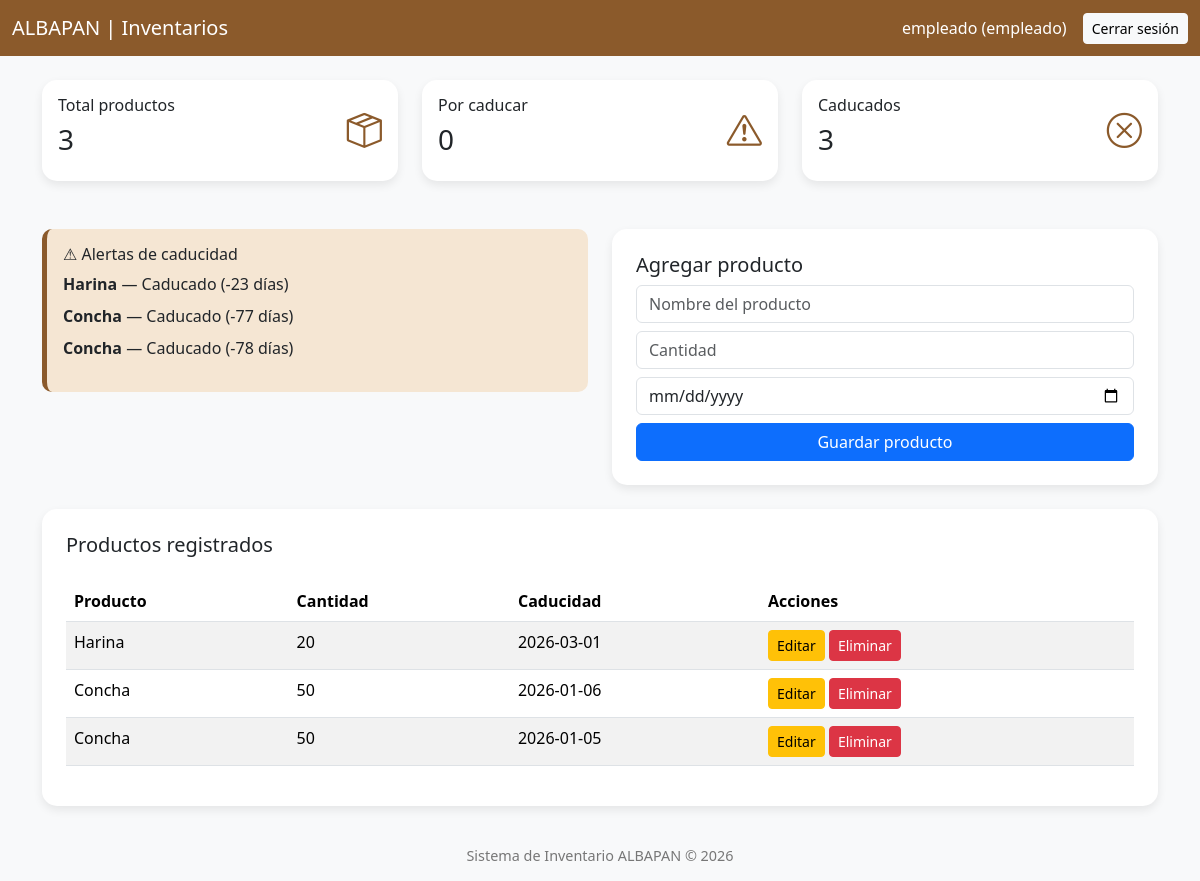
/dashboard.php (signed in), run on the app's committed database.
### tables this page shows
CREATE TABLE `productos` (
  `id_producto` int(11) NOT NULL,
  `nombre` varchar(100) NOT NULL,
  `id_categoria` int(11) DEFAULT NULL,
  `cantidad` int(11) NOT NULL,
  `fecha_caducidad` date NOT NULL,
  `precio` decimal(10,2) DEFAULT NULL,
  `fecha_registro` timestamp NOT NULL DEFAULT current_timestamp()
);

### dashboard.php (the view, shortened to what this page needs)
<?php
include("php/conexion.php");
$resultado = mysqli_query($conexion, "SELECT * FROM productos");
$alertas = mysqli_query(
    $conexion,
    "SELECT nombre, fecha_caducidad,
     DATEDIFF(fecha_caducidad, CURDATE()) AS dias
     FROM productos
     WHERE fecha_caducidad <= DATE_ADD(CURDATE(), INTERVAL 5 DAY)"
);
$totalProductos = mysqli_fetch_assoc(
    mysqli_query($conexion, "SELECT COUNT(*) AS total FROM productos")
)['total'];
$porCaducar = mysqli_fetch_assoc(
    mysqli_query($conexion,
        "SELECT COUNT(*) AS total
         FROM productos
         WHERE fecha_caducidad BETWEEN CURDATE() AND DATE_ADD(CURDATE(), INTERVAL 5 DAY)"
    )
)['total'];
$caducados = mysqli_fetch_assoc(
    mysqli_query($conexion,
        "SELECT COUNT(*) AS total
         FROM productos
         WHERE fecha_caducidad < CURDATE()"
    )
)['total'];
?>
<!DOCTYPE html>
<html lang="es">
<head>
    <link href="https://cdn.jsdelivr.net/npm/bootstrap@5.3.2/dist/css/bootstrap.min.css" rel="stylesheet">
    <link href="https://cdn.jsdelivr.net/npm/bootstrap-icons/font/bootstrap-icons.css" rel="stylesheet">
</head>
<body>
<nav class="navbar navbar-expand-lg">
    <div class="container-fluid">
        <a class="navbar-brand" href="#">ALBAPAN | Inventarios</a>
        <div class="ms-auto d-flex align-items-center">
            <span class="text-white me-3">
                <?php echo $_SESSION['usuario']; ?> (<?php echo $_SESSION['rol']; ?>)
            </span>
            <a href="logout.php" class="btn btn-light btn-sm">Cerrar sesión</a>
        </div>
    </div>
</nav>
<div class="container mt-4">
<div class="row g-4">
    <div class="col-md-4">
        <div class="card p-3">
            <div class="d-flex justify-content-between align-items-center">
                <div>
                    <h6>Total productos</h6>
                    <h3><?php echo $totalProductos; ?></h3>
                </div>
                <i class="bi bi-box-seam icon"></i>
            </div>
        </div>
    </div>
    <div class="col-md-4">
        <div class="card p-3">
            <div class="d-flex justify-content-between align-items-center">
                <div>
                    <h6>Por caducar</h6>
                    <h3><?php echo $porCaducar; ?></h3>
                </div>
                <i class="bi bi-exclamation-triangle icon"></i>
            </div>
        </div>
    </div>
    <div class="col-md-4">
        <div class="card p-3">
            <div class="d-flex justify-content-between align-items-center">
                <div>
                    <h6>Caducados</h6>
                    <h3><?php echo $caducados; ?></h3>
                </div>
                <i class="bi bi-x-circle icon"></i>
            </div>
        </div>
    </div>
</div>
<div class="row mt-4 g-4">
    <div class="col-md-6">
        <div class="alert-box p-3">
            <h6>⚠ Alertas de caducidad</h6>
            <?php if (mysqli_num_rows($alertas) > 0) { ?>
               <ul class="list-unstyled mt-2">
<?php while($a = mysqli_fetch_assoc($alertas)) {
    if ($a['dias'] < 0) {
        $texto = "Caducado";
    } elseif ($a['dias'] <= 5) {
        $color = "amarillo";
        $texto = "Por caducar";
    } else {
        $color = "verde";
        $texto = "Vigente";
    }
?>
    <li class="mb-2">
        <strong><?php echo $a['nombre']; ?></strong>
        — <?php echo $texto; ?> (<?php echo $a['dias']; ?> días)
    </li>
<?php } ?>
</ul>
            <?php } else { ?>
                <p>No hay productos próximos a caducar.</p>
            <?php } ?>
        </div>
    </div>
    <div class="col-md-6">
        <div class="card p-4">
            <h5>Agregar producto</h5>
            <form action="php/guardar_producto.php" method="POST">
                <input class="form-control mb-2" type="text" name="nombre" placeholder="Nombre del producto" required>
                <input class="form-control mb-2" type="number" name="cantidad" placeholder="Cantidad" required>
                <input class="form-control mb-2" type="date" name="fecha_caducidad" required>
                <button class="btn btn-primary w-100">Guardar producto</button>
            </form>
        </div>
    </div>
</div>
<div class="card mt-4 p-4">
    <h5>Productos registrados</h5>
    <table class="table table-striped mt-3">
        <thead>
            <tr>
                <th>Producto</th>
                <th>Cantidad</th>
                <th>Caducidad</th>
                <th>Acciones</th>
            </tr>
        </thead>
        <tbody>
        <?php while($row = mysqli_fetch_assoc($resultado)) { ?>
            <tr>
                <td><?php echo $row['nombre']; ?></td>
                <td><?php echo $row['cantidad']; ?></td>
                <td><?php echo $row['fecha_caducidad']; ?></td>
                <td>
                    <a href="editar_producto.php?id=<?php echo $row['id_producto']; ?>" class="btn btn-sm btn-warning">Editar</a>
                    <a href="php/eliminar_producto.php?id=<?php echo $row['id_producto']; ?>"
                       onclick="return confirm('¿Seguro que deseas eliminar este producto?');"
                       class="btn btn-sm btn-danger">
                       Eliminar
                    </a>
                </td>
            </tr>
        <?php } ?>
        </tbody>
    </table>
</div>
</div>
<footer class="mt-4">
    Sistema de Inventario ALBAPAN © 2026
</footer>
</body>
</html>

### dashboard.php (style rules this page uses)
:root { --color-principal:#8B5A2B; --color-secundario:#F5E6D3; --color-fondo:#f8f9fa; }
body { background:var(--color-fondo); font-family:'Segoe UI', sans-serif; }
.navbar { background:var(--color-principal); }
.navbar-brand, .nav-link { color:white !important; }
.card { border:none; border-radius:15px; box-shadow:0 4px 10px rgba(0,0,0,0.08); }
.icon { font-size:2.2rem; color:var(--color-principal); }
.alert-box { background:var(--color-secundario); border-left:5px solid var(--color-principal); border-radius:10px; }
footer { text-align:center; padding:15px; color:#777; font-size:0.9rem; }

### data on the page
productos: nombre "Harina", texto "Caducado", dias "-23", cantidad "20", fecha_caducidad "2026-03-01"
productos: nombre "Concha", texto "Caducado", dias "-77", cantidad "50", fecha_caducidad "2026-01-06"
productos: nombre "Concha", texto "Caducado", dias "-78", cantidad "50", fecha_caducidad "2026-01-05"

### other printed values
$_SESSION['usuario'] "empleado"
$_SESSION['rol'] "empleado"
$totalProductos "3"
$porCaducar "0"
$caducados "3"
